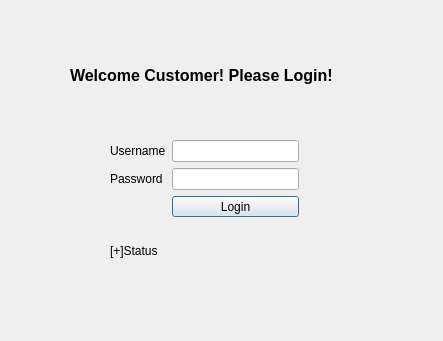
<?xml version="1.0" encoding="UTF-8"?>
<ui version="4.0">
 <class>DialogCustomer</class>
 <widget class="QDialog" name="DialogCustomer">
  <property name="geometry">
   <rect>
    <x>0</x>
    <y>0</y>
    <width>443</width>
    <height>341</height>
   </rect>
  </property>
  <property name="windowTitle">
   <string>Dialog</string>
  </property>
  <widget class="QLabel" name="label_3">
   <property name="geometry">
    <rect>
     <x>70</x>
     <y>60</y>
     <width>291</width>
     <height>31</height>
    </rect>
   </property>
   <property name="font">
    <font>
     <pointsize>12</pointsize>
     <weight>75</weight>
     <bold>true</bold>
    </font>
   </property>
   <property name="text">
    <string>Welcome Customer! Please Login!</string>
   </property>
  </widget>
  <widget class="QWidget" name="layoutWidget">
   <property name="geometry">
    <rect>
     <x>110</x>
     <y>140</y>
     <width>189</width>
     <height>77</height>
    </rect>
   </property>
   <layout class="QGridLayout" name="gridLayout">
    <item row="0" column="0">
     <widget class="QLabel" name="label">
      <property name="text">
       <string>Username</string>
      </property>
     </widget>
    </item>
    <item row="0" column="1">
     <widget class="QLineEdit" name="CustomerUsernameEdit"/>
    </item>
    <item row="1" column="0">
     <widget class="QLabel" name="label_2">
      <property name="text">
       <string>Password</string>
      </property>
     </widget>
    </item>
    <item row="1" column="1">
     <widget class="QLineEdit" name="CustomerPasswordEdit">
      <property name="echoMode">
       <enum>QLineEdit::Password</enum>
      </property>
     </widget>
    </item>
    <item row="2" column="1">
     <widget class="QPushButton" name="CustomerLoginButton">
      <property name="text">
       <string>Login</string>
      </property>
     </widget>
    </item>
   </layout>
  </widget>
  <widget class="QLabel" name="labelStatus">
   <property name="geometry">
    <rect>
     <x>110</x>
     <y>240</y>
     <width>161</width>
     <height>21</height>
    </rect>
   </property>
   <property name="text">
    <string>[+]Status</string>
   </property>
  </widget>
 </widget>
 <resources/>
 <connections/>
 <slots>
  <slot>authenticate()</slot>
 </slots>
</ui>
